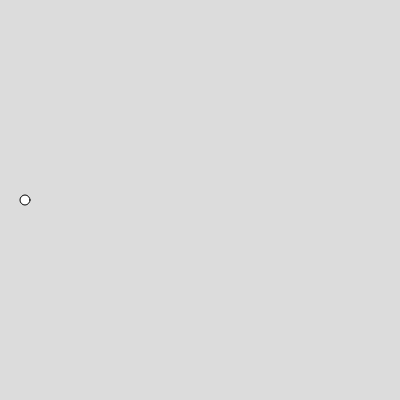
Frame 1 (no input)
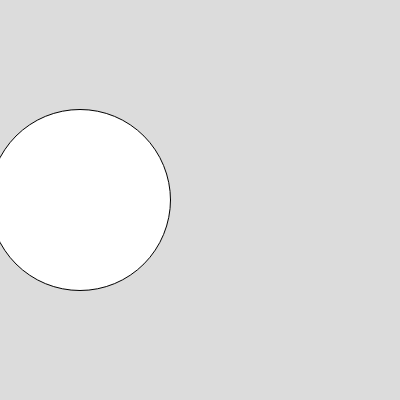
Frame 60 (no input)
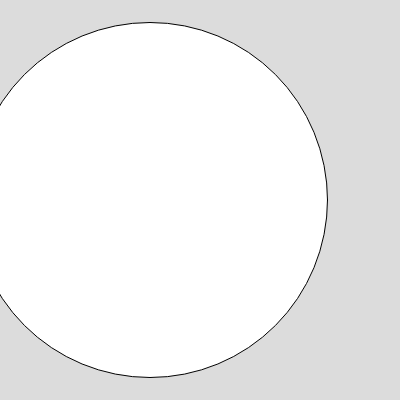
Frame 120 (the mouse pressed at the canvas centre since frame 60)

The p5.js sketch that drew these frames (run headless with seeded random() and noise() and a simulated clock; from frame 60 on, the mouse is pressed at the canvas centre):

// p5.js sketch
// ── sketch.js
function setup() {
  createCanvas(400, 400);
}
let x = 25
let b = 10
let c = 10

function draw() {
  background(220);
  ellipse(x, 200, b, c);
  if (x < 400)
    (x += 15, b += 3, c += 3);

  else
    x -= 400;
  if (c > 400)
    (c = 10, b = 10);
}
